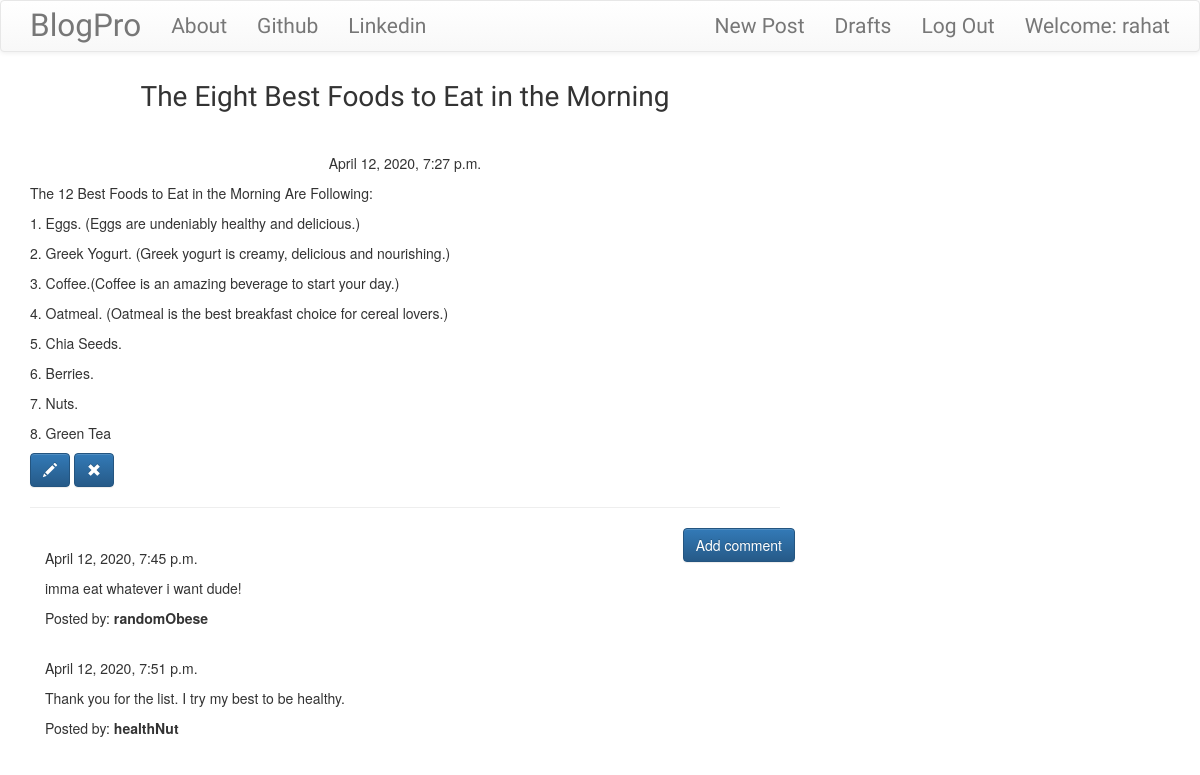
Page /post/2/ (signed in) on the committed database.
### blog/models.py (models this page shows, shortened)
class Post(models.Model):
    author = models.ForeignKey('auth.User', on_delete=models.CASCADE)
    title = models.CharField(max_length = 200)
    text = models.TextField()
    create_date = models.DateTimeField(default = timezone.now)
    published_date = models.DateTimeField(blank = True, null = True)

class Comment(models.Model):
    post = models.ForeignKey('blog.Post', related_name = 'comments', on_delete = models.CASCADE)
    author = models.CharField(max_length = 256)
    text = models.TextField()
    create_date = models.DateTimeField(default = timezone.now)
    approved_comment = models.BooleanField(default = False)

### blog/views.py (the view)
# urls.py: path('post/<int:pk>/', views.PostDetailView.as_view(), name = 'post_detail'),
class PostDetailView(DetailView):
    model = Post

### blog/templates/blog/post_detail.html (shortened to what this page needs)
{% extends 'blog/base.html' %}
{% block content %}
        <h1 class='posttitle loader'>{{ post.title }}</h1>
        {% if post.published_date %}
            <div class="date postdate">
                {{ post.published_date }}
            </div>
        {% else %}
            <a class="btn btn-primary" href="{% url 'post_publish' pk=post.pk %}">Publish</a>
        {% endif %}
      <p class='postcontent' >{{ post.text|safe|linebreaksbr }}</p>
      {% if user.is_authenticated %}
          <a class="btn btn-primary" href="{% url 'post_edit' pk=post.pk %}"><span class="glyphicon glyphicon-pencil"></span></a>
          <a class="btn btn-primary" href="{% url 'post_remove' pk=post.pk %}"><span class="glyphicon glyphicon-remove"></span></a>
      {% endif %}
  <hr>
  <a class="btn btn-primary btn-comment" href="{% url 'add_comment_to_post' pk=post.pk %}">Add comment</a>
  <div class="container">
  {% for comment in post.comments.all %}
  <br>
      {% if user.is_authenticated or comment.approved_comment %}
              {{ comment.create_date }}
          <p>{{ comment.text|safe|linebreaks }}</p>
          <p>Posted by: <strong>{{ comment.author }}</strong></p>
      {% endif %}
  {% empty %}
      <p>No comments posted.</p>
  {% endfor %}
</div>
{% endblock %}

### blog/templates/blog/base.html (shortened to what this page needs)
<!DOCTYPE html>
{% load static %}
<html lang="en" dir="ltr">
  <head>
    <link rel="stylesheet" href="https://maxcdn.bootstrapcdn.com/bootstrap/3.3.7/css/bootstrap.min.css">
    <link rel="stylesheet" href="https://maxcdn.bootstrapcdn.com/bootstrap/3.3.7/css/bootstrap-theme.min.css">
    <link rel="stylesheet" href="//cdn.jsdelivr.net/npm/medium-editor@latest/dist/css/medium-editor.min.css" type="text/css" media="screen" charset="utf-8">
    <link rel="stylesheet" href="{% static 'css/blog.css' %}">
    <link rel="stylesheet" href="{% static 'css/about.css' %}">
  </head>
  <body class="">
    <nav class="navbar navbar-default techfont custom-navbar">
      <div class="container">
        <ul class="nav navbar-nav">
          <li> <a class="navbar-brand bigbrand" href="{% url 'post_list' %}">BlogPro</a> </li>
          <li> <a href="{% url 'about' %}">About</a> </li>
          <li> <a href="https://www.github.com">Github</a> </li>
          <li> <a href="https://www.linkedin.com">Linkedin</a> </li>
        </ul>
        <ul class="nav navbar-nav navbar-right">
          {% if user.is_authenticated %}
            <li> <a href="{% url 'post_new' %}">New Post</a> </li>
            <li> <a href="{% url 'post_draft_list' %}">Drafts</a> </li>
            <li> <a href="{% url 'logout' %}">Log Out</a> </li>
            <li> <a> Welcome: {{ user.username }} </a> </li>
          {% else %}
            <li> <a class="nav navbar-right" href="{% url 'login' %}">
              <span class="glyphicon glyphicon-user"></span>
            </a> </li>
          {% endif %}
        </ul>
      </div>
    </nav>
    <div class="content container">
        <div class="row">
            <div class="col-md-8">
              <div class="blog_posts">
                {% block content %}
                {% endblock %}
              </div>
            </div>
        </div>
    </div>
  </body>
</html>

### blog/static/css/blog.css (style rules this page uses)
.techfont { font-family: 'Girassol', cursive; font-size: 1.5em; margin-bottom: 10px; }
.bigbrand { font-size: 1.5em; }
.postdate { text-align: center; }
.posttitle { font-family: 'Girassol', cursive; font-size: 2.0em; text-align: center; }
.postcontent { font-family: 'Montaga', serif; font-size: 1.5em; }
.btn-comment { position: absolute; right: 0px; }
.loader { padding-bottom: 30px; filter:hue-rotate(0deg); color:linear-gradient(45deg,#0f8,#08f); animation:hue 10000ms infinite linear; }

### blog/static/css/about.css (style rules this page uses)
body, html { height: 100%; margin: 0; }

### rows in the picture
Post: title "The Eight Best Foods to Eat in the Morning", published_date "April 12, 2020, 7:27 p.m.", text "The 12 Best Foods to Eat in the Morning Are Following: 1. Eggs. (Eggs are undeniably healthy and delicious.) 2. Greek Yogurt. (Greek yogurt is creamy, delicious and nourishing.) 3. Coffee.(Coffee is an amazing beverage to start your day.) 4. Oatmeal. (Oatmeal is the best breakfast choice for cereal lovers.) 5. Chia Seeds. 6. Berries. 7. Nuts. 8. Green Tea"
Comment: create_date "April 12, 2020, 7:45 p.m.", text "imma eat whatever i want dude!", author "randomObese"
Comment: create_date "April 12, 2020, 7:51 p.m.", text "Thank you for the list. I try my best to be healthy.", author "healthNut"

### other values in the picture
{{ user.username }} "rahat"
